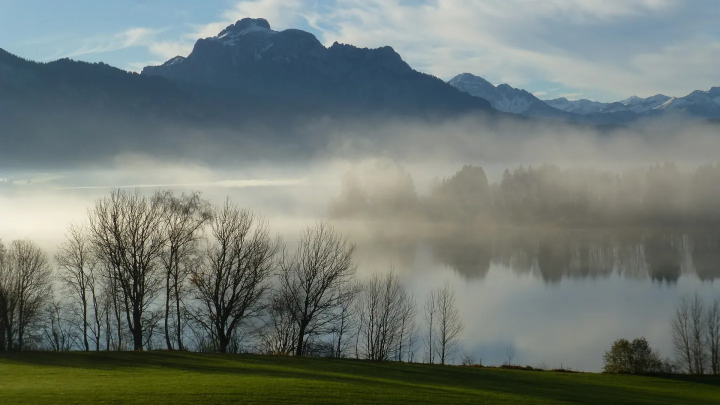
#> input picture img/haze.png, 1440 x 810 px (shown at 1/2 size)
$ jupyter execute image_dehaze.ipynb
#> lines starting #> are read from the running program, lines starting #| are printed output that depends on the picture
#> in plot_, img_in is the input picture: shape (810, 1440, 3); mean B, G, R 116.2, 121.9, 112.8
[cell 1]
import cv2
import numpy as np
import matplotlib.pyplot as plt

[cell 2]
def MinFilterGray(src, r=17):
    # 最小值滤波器
#> called with r = 7
    return cv2.erode(src, np.ones((2*r+1, 2*r+1)))

[cell 3]
def guidedfilter(I, p, r, eps):
#> called with r = 27, eps = 0.01
    height, width = I.shape
#> height = 810; width = 1440
    m_I = cv2.boxFilter(I, -1, (r, r))
    m_p = cv2.boxFilter(p, -1, (r, r))
    m_Ip = cv2.boxFilter(I*p, -1, (r, r))
    cov_Ip = m_Ip-m_I*m_p

    m_II = cv2.boxFilter(I*I, -1, (r, r))
    var_I = m_II-m_I*m_I

    a = cov_Ip/(var_I+eps)
    b = m_p-a*m_I

    m_a = cv2.boxFilter(a, -1, (r, r))
    m_b = cv2.boxFilter(b, -1, (r, r))
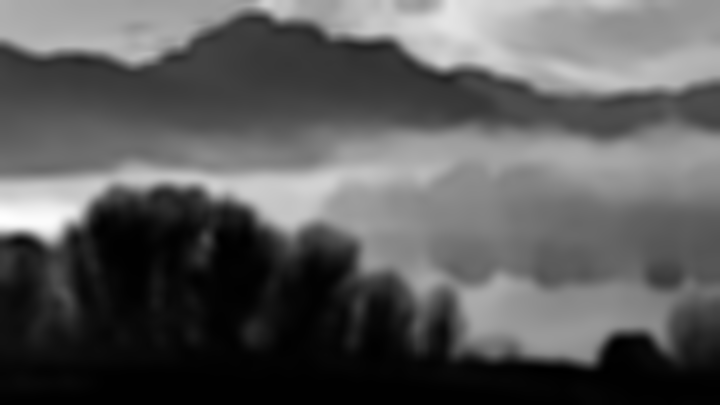
#> m_b: shape (810, 1440) float64 (shown at 1/2 size); min -0.0044, max 0.842, mean 0.297; drawn with min black and max white
    return m_a*I+m_b


def getV1(m, r, eps, w, maxV1):   # 输入RGB图  范围[0,1]
    # 计算大气遮罩图像V1和光照值A, V1 = 1-t/A
    # 获取暗道图
    V1 = np.min(m, 2)
    # 使用引导滤波优化
    V1 = guidedfilter(V1, MinFilterGray(V1, 7), r, eps)
    bins = 2000
    ht = np.histogram(V1, bins)
    d = np.cumsum(ht[0])/float(V1.size)
#> d = 2000 values from 2.57e-06 to 1
    for lmax in range(bins-1, 0, -1):
        if d[lmax] <= 0.999:
            break
    A = np.mean(m, 2)[V1 >= ht[1][lmax]].max()  # 大气光照A
#> A = 0.924
    V1 = np.minimum(V1*w, maxV1)

    return V1, A

[cell 4]
def deHaze(m, r=27, eps=0.01, w=0.9, maxV1=0.9, bGamma=False):
    Y = np.zeros(m.shape)
    V1, A = getV1(m, r, eps, w, maxV1)  # 得到遮罩图像和大气光照
#> A = 0.924
    for k in range(3):
        Y[:, :, k] = (m[:, :, k]-V1)/(1-V1/A)  # 颜色校正
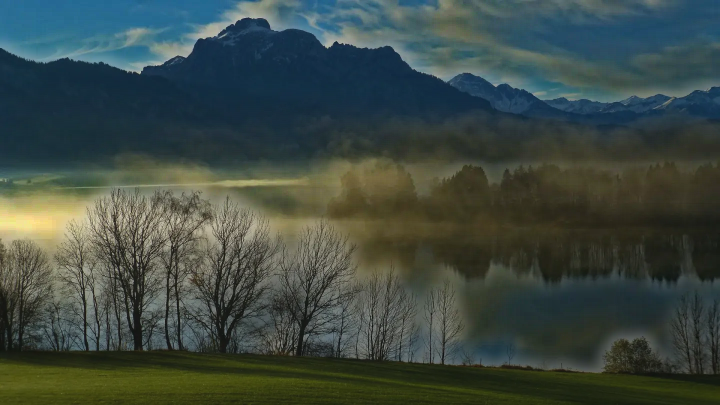
#> Y: shape (810, 1440, 3) float64 (shown at 1/2 size); mean of channels 0, 1, 2 0.26, 0.289, 0.231; drawn with min black and max white
    Y = np.clip(Y, 0, 1)
    if bGamma:
        Y = Y**(np.log(0.5)/np.log(Y.mean()))
    return Y

# 图像去雾结果展示

[cell 5]
def plot_(img_path):
    img_in = cv2.imread(img_path)
    # 去雾的效果图
    defog = deHaze(img_in/255.0)*255
    # 去雾效果+Gamma拉伸
    defog_gamma = deHaze(img_in / 255.0, bGamma=True) * 255
    defog = cv2.cvtColor(defog.astype(np.uint8), cv2.COLOR_BGR2RGB)
    img_in = cv2.cvtColor(img_in.astype(np.uint8), cv2.COLOR_BGR2RGB)
    defog_gamma = cv2.cvtColor(defog_gamma.astype(np.uint8), cv2.COLOR_BGR2RGB)
    # 汇总显示图片 进行对比
    fig = plt.figure(figsize=(18, 12))
    plt.subplot(221)
    plt.title('img_in', fontsize=15)
    plt.imshow(img_in)
    plt.subplot(222)
    plt.title('defog', fontsize=15)
    plt.imshow(defog)
    plt.subplot(223)
    plt.title('defog_gamma', fontsize=15)
    plt.imshow(defog_gamma)
    plt.show()

[cell 6]
plot_('img/haze.png')

[cell 7]
plot_('img/haze2.png')
#> call 2 of plot_, with img_path = 'img/haze2.png'
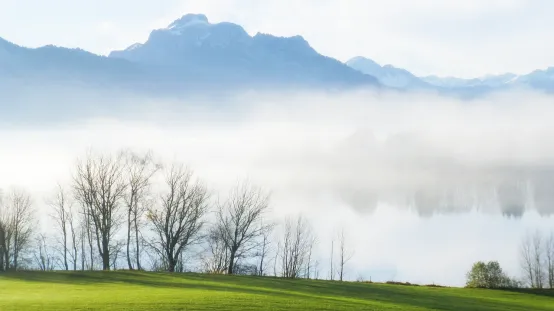
#> input picture img/haze2.png, 554 x 311 px
#> in plot_, img_in is the input picture: shape (311, 554, 3); mean B, G, R 204, 208, 197.7
#> call 3 of deHaze, with r = 27, eps = 0.01, w = 0.9, maxV1 = 0.9, bGamma = False
#> call 3 of getV1, with r = 27, eps = 0.01, w = 0.9, maxV1 = 0.9
#> call 3 of MinFilterGray, with r = 7
#> in MinFilterGray (call 3), `return cv2.erode(src, np.ones((2*r+1, 2*r+1)))`:
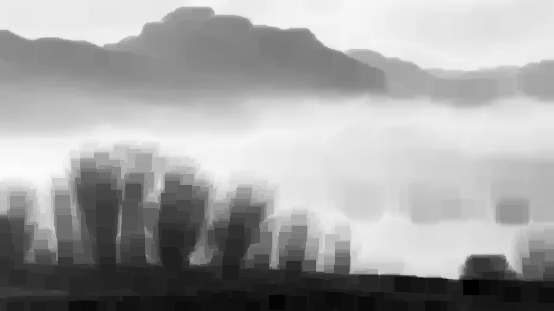
#> returned value: shape (311, 554) float64; min 0, max 0.988, mean 0.641
#> call 3 of guidedfilter, with r = 27, eps = 0.01
#> in guidedfilter (call 3), `height, width = I.shape`: height = 311; width = 554
#> in guidedfilter (call 3), `var_I = m_II-m_I*m_I`:
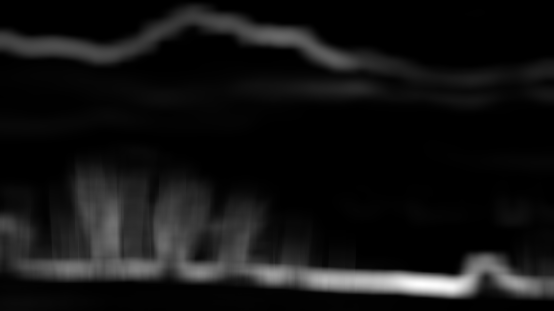
#> var_I: shape (311, 554) float64; min 4.44e-16, max 0.117, mean 0.00887; drawn with min black and max white
#> in guidedfilter (call 3), `m_a = cv2.boxFilter(a, -1, (r, r))`:
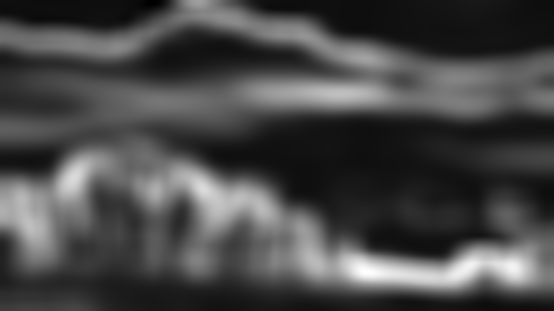
#> m_a: shape (311, 554) float64; min -0.0345, max 0.596, mean 0.144; drawn with min black and max white
#> in guidedfilter (call 3), `m_b = cv2.boxFilter(b, -1, (r, r))`:
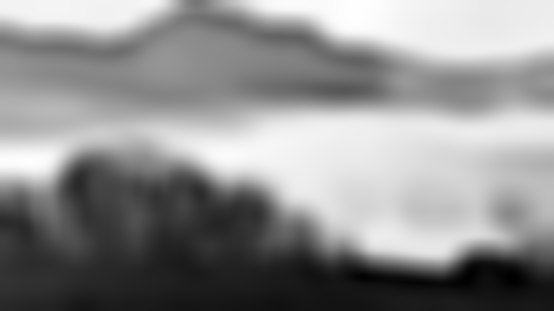
#> m_b: shape (311, 554) float64; min -0.0164, max 0.959, mean 0.532; drawn with min black and max white
#> in getV1 (call 3), `d = np.cumsum(ht[0])/float(V1.size)`: d = 2000 values from 5.8e-06 to 1
#> in getV1 (call 3), `A = np.mean(m, 2)[V1 >= ht[1][lmax]].max()`: A = 0.993
#> in getV1 (call 3), `V1 = np.minimum(V1*w, maxV1)`:
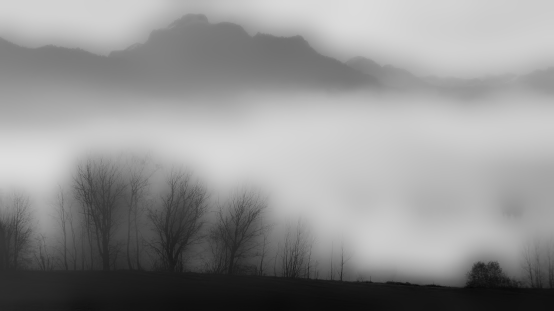
#> V1: shape (311, 554) float64; min 0.0215, max 0.869, mean 0.577
#> after the loop in deHaze (call 3), `for k in range(3):`:
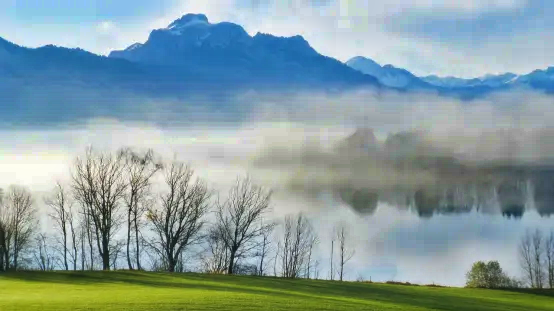
#> Y: shape (311, 554, 3) float64; mean of channels 0, 1, 2 0.635, 0.625, 0.532; drawn with min black and max white
#> call 4 of deHaze, with r = 27, eps = 0.01, w = 0.9, maxV1 = 0.9, bGamma = True
#> in deHaze (call 4), `Y = Y**(np.log(0.5)/np.log(Y.mean()))`:
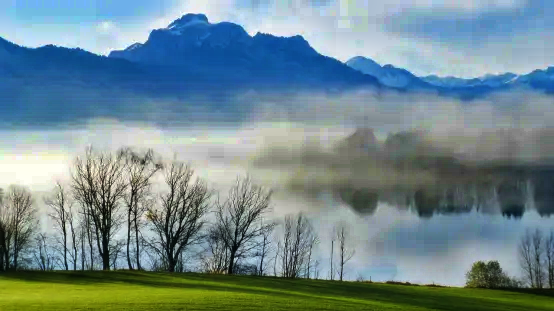
#> Y: shape (311, 554, 3) float64; mean of channels 0, 1, 2 0.565, 0.543, 0.447; drawn as B, G, R
